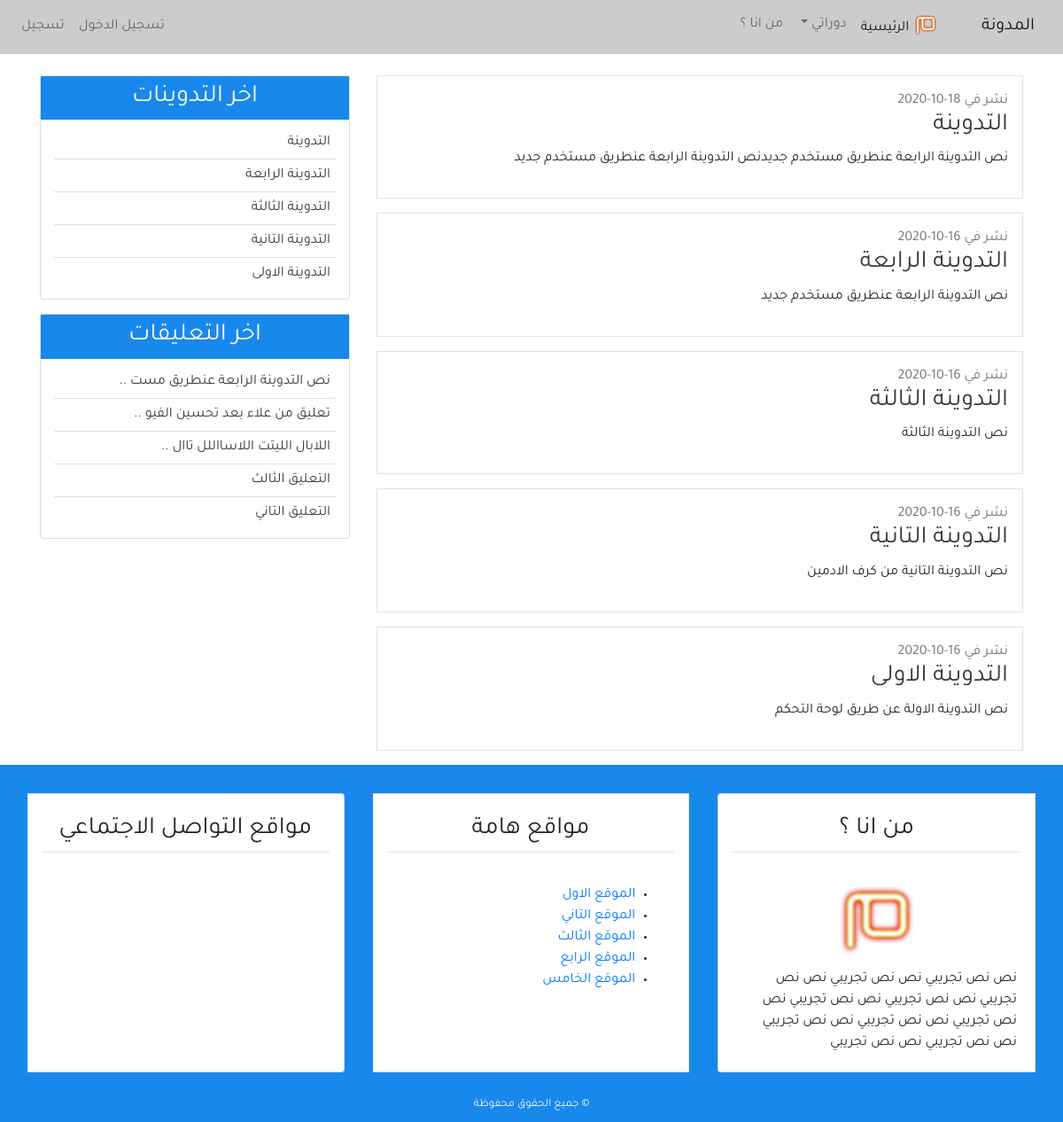
The page / on the database its author committed.
### blog/models.py (models this page shows, shortened)
class Post(models.Model):
    title = models.CharField(max_length=100, blank=True, null=True)
    content = models.TextField()
    post_date = models.DateTimeField(default=timezone.now )
    post_update = models.DateTimeField(auto_now = True)
    author = models.ForeignKey(User, on_delete=models.CASCADE)
    class Meta :
        ordering = ('-post_date',)

class Comment(models.Model):
    name = models.CharField(max_length=50, verbose_name ='الاسم ' )
    email = models.EmailField(verbose_name ='البريد الالكتروني')
    body = models.TextField(verbose_name =' التعليق ')
    comment_date = models.DateTimeField(auto_now_add=True)
    active = models.BooleanField(default=False)
    post = models.ForeignKey(Post, related_name='comments', on_delete=models.CASCADE)
    class Meta :
        ordering = ('-comment_date',)

### blog/views.py (the view)
# urls.py: path('', views.home, name='home'),
def home(request) :
    context = {
        'title' : 'الصفحة الرئيسية ',
        'posts' : Post.objects.all()
    }
    return render(request,'blog/index.html',context)

### blog/templatetags/post_tag.py (called while the page is built)
@register.inclusion_tag('blog/latest_posts.html')  #decorator
def latest_posts() : #simple python function
    context ={
        'l_posts' :Post.objects.all()[0:5]
    }
    return context

@register.inclusion_tag('blog/latest_comments.html')  #decorator
def latest_comments() : #simple python function
    context ={
        'l_comments' : Comment.objects.filter(active = True)[:5],
    }
    return context

### blog/templates/blog/index.html (shortened to what this page needs)
{% extends 'blog/base.html' %}
{% block content %}
      {% for post in posts %}
      <div class="border p-3 mb-3">
<span class="text-secondary">  نشر في  {{post.post_date|date:'d-m-Y'}}</span>
            <h3> <a class="text-dark" href="{% url 'detail' post.pk  %}"> {{post.title}} </a></h3>
            <p>{{post.content}}</p>
        </div>
      {% endfor %}
{% endblock content %}

### blog/templates/blog/base.html (shortened to what this page needs)
{% load static  %}
{% load post_tag %}
<!DOCTYPE html>
<html lang="ar">
<head>
    <link rel="stylesheet" href=" {% static 'blog/css/bootstrap.min.css' %}" >
    <link rel="stylesheet" href=" {% static 'blog/css/main.css' %}" >
</head>
<body>
<header>
    <nav class="navbar navbar-expand-lg navbar-light bg-light">
        <a class="navbar-brand" href="#">المدونة </a>
        <div class="collapse navbar-collapse" id="navbarSupportedContent">
          <ul class="navbar-nav">
            <li class="nav-item active">
              <a class="nav-link" href="{% url 'home' %}">
                <img src="{% static 'blog/img/mim-logo.png' %}" alt="شعار المجونة " width="30px">
                الرئيسية  <span class="sr-only">(current)</span></a>
            </li>
            <li class="nav-item dropdown">
              <a class="nav-link dropdown-toggle" href="#" id="navbarDropdown" role="button" data-toggle="dropdown" aria-haspopup="true" aria-expanded="false">
                دوراتي
              </a>
            </li>
            <li class="nav-item">
                <a class="nav-link" href="{% url 'about'  %}">من انا ؟</a>
              </li>
          </ul>
          {% if  user.is_authenticated %}
          <ul class="navbar-nav mr-auto">
            <li class="nav-item"> <a  class="nav-link" href="#"  >  تدوينة جديدة   </a> </li>
            <li class="nav-item"> <a  class="nav-link" href="{% url 'profile' %}"  > الملف الشخصي   </a> </li>
            <li class="nav-item"> <a class="nav-link"  href="{% url 'logout' %}" >  تسجيل خروج   </a> </li>
             </ul>
            {% else %}
            <ul class="navbar-nav mr-auto">
                <li class="nav-item"> <a  class="nav-link" href="{% url 'login' %}"  > تسجيل الدخول  </a> </li>
                <li class="nav-item"> <a class="nav-link"  href="{% url 'register' %}" > تسجيل   </a> </li>
                 </ul>
          {% endif %}
        </div>
      </nav>
</header>
<section>
<div class="container">
    <div class="row mt-4">
        <div class="col-md-8">
        {% block content %}
        {% endblock content %}
        </div>
        <div class="col-md-4">
<div class="card mb-3">
    <h3 class="text-center bg-secondary text-light p-2" > اخر التدوينات  </h3>
    {% latest_posts %}
</div>
<div class="card mb-3">
    <h3 class="text-center bg-secondary text-light p-2" > اخر التعليقات   </h3>
    {% latest_comments %}
</div>
        </div>
    </div>
</div>
</section>
<footer class="bg-secondary">
    <div class="container-fluid">
        <div class="row">
<div class="col-md" >
    <div class="card-group mt-3">
<div class="card m-3">
<h3 class="card-title text-center border-bottom p-2 m-3">
    من انا ؟
</h3>
<div class="card-body">
 <div class="text-center">
<img src="{% static 'blog/img/mim-logo.png' %}" alt="شعار المدونة " width="100px">
 </div>
نص نص تجريبي نص نص تجريبي  نص نص تجريبي نص نص تجريبي نص نص تجريبي
نص نص تجريبي نص نص تجريبي  نص نص تجريبي نص نص تجريبي نص نص تجريبي
</div>
</div>
<div class="card m-3">
    <h3 class="card-title text-center border-bottom p-2 m-3">
    مواقع هامة
    </h3>
    <div class="card-body">
   <ul>
<li>
    <a href="#"> الموقع الاول </a>
</li>
<li>
    <a href="#"> الموقع التاني  </a>
</li>
<li>
    <a href="#"> الموقع الثالث  </a>
</li>
<li>
    <a href="#"> الموقع الرابع </a>
</li>
<li>
    <a href="#"> الموقع الخامس </a>
</li>
   </ul>
    </div>
    </div>
<div class="card m-3">
    <h3 class="card-title text-center border-bottom p-2 m-3">
    مواقع التواصل الاجتماعي
    </h3>
    <h4 class="card-body text-center">
    </h4>
    </div>
    </div>
</div>
        </div>
<div class="row p-2">
  <div class="col-md text-center">
    <small  class="text-light ">
        &copy; جميع الحقوق محفوظة
            </small>
  </div>
</div>
</div>
</footer>
</body>
</html>

### blog/templates/blog/latest_posts.html
<ul class="list-group-flush latest-post">
    {% for post  in l_posts  %}
      <li class="list-group-item latest-post-item" >
           <a class="text-dark" href="{% url 'detail' post.pk  %}"> {{post.title}} </a>
      </li>
    {% endfor %}
</ul>

### blog/templates/blog/latest_comments.html
<ul class="list-group-flush latest-comment">
    {% for comment  in l_comments  %}
      <li class="list-group-item latest-comment-item" >
           <a class="text-dark" href="{% url 'detail' comment.post.pk  %}">
            {% if comment.body|length > 25 %}
            {{comment.body|slice:'30'}} ..
            {% else %}
            {{comment.body}}
            {% endif %}
          </a>
      </li>
      {% empty %}
      <li class="list-group-item latest-comment-item" >  لا يوجد تعليقات </li>
    {% endfor %}
</ul>

### blog/static/blog/css/main.css (style rules this page uses)
html,body { direction: rtl; text-align: right; }
body { font-family: 'Tajawal' , sans-serif; }
.bg-secondary { background-color: #1888ec !important;; }
.bg-light { background-color: #CCC !important; }
.latest-post, .latest-comment { padding: 0 15px; }
.latest-post .latest-post-item, .latest-comment .latest-comment-item { padding: 6px; }
.latest-post li:first-child, .latest-comment li:first-child { border-top: 0; }
.latest-post li:last-child, .latest-comment li:last-child { border-bottom: 0; padding-bottom: 0; }

### rows shown on the page
Post: post_date "18-10-2020", title "التدوينة", content "نص التدوينة الرابعة عنطريق مستخدم جديدنص التدوينة الرابعة عنطريق مستخدم جديد"
Post: post_date "16-10-2020", title "التدوينة الرابعة", content "نص التدوينة الرابعة عنطريق مستخدم جديد"
Post: post_date "16-10-2020", title "التدوينة الثالثة", content "نص التدوينة الثالثة"
Post: post_date "16-10-2020", title "التدوينة التانية", content "نص التدوينة التانية من كرف الادمين"
Post: post_date "16-10-2020", title "التدوينة الاولى", content "نص التدوينة الاولة عن طريق لوحة التحكم"
Comment: body "نص التدوينة الرابعة عنطريق مست"
Comment: body "تعليق من علاء بعد تحسين الفيو"
Comment: body "اللابال الليتت اللاسااللل تاال"
Comment: body "التعليق الثالث"
Comment: body "التعليق التاني"
